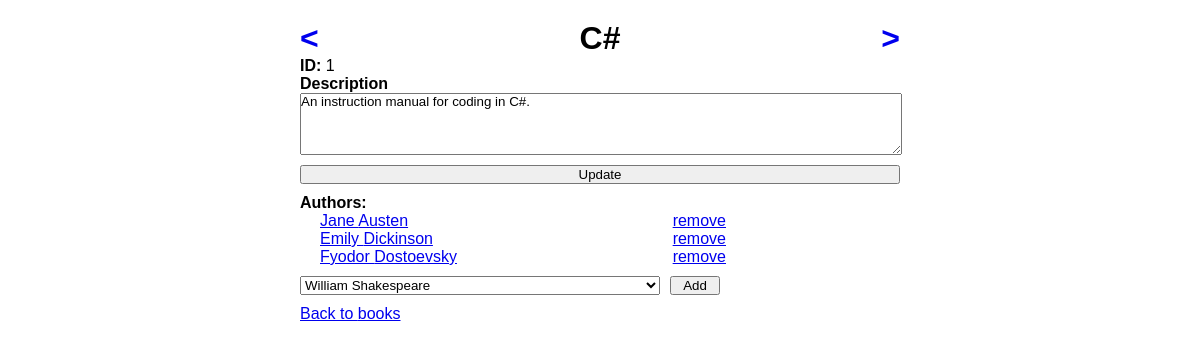
Screenshot of /books/1 with the database file from the repository.
### main_app/models.py (models this page shows)
class Book(models.Model):
    title = models.CharField(max_length=255)
    description = models.TextField()
    created_at = models.DateTimeField(auto_now_add=True)
    updated_at = models.DateTimeField(auto_now=True)

class Author(models.Model):
    first_name= models.CharField(max_length=255)
    last_name= models.CharField(max_length=255)
    notes = models.TextField(default="")
    books = models.ManyToManyField(Book, related_name="authors")
    created_at = models.DateTimeField(auto_now_add=True)
    updated_at = models.DateTimeField(auto_now=True)

### main_app/views.py (the view)
# urls.py: path('<page_type>/<int:id_num>', views.details),
def details(request, page_type, id_num):
    if page_type == "books":
        details_data = Book.objects.get(id=id_num)
        drop_down_data = Author.objects.all()
    elif page_type == "authors":
        details_data = Author.objects.get(id=id_num)
        drop_down_data = Book.objects.all()
    context={
        "details_data":details_data,
        "drop_down_data":drop_down_data,
        "page_type": page_type,
    }
    return render(request,"details.html",context)

### main_app/templates/details.html (shortened to what this page needs)
<!DOCTYPE html>
<html lang="en">
<head>
    {% load static %}
    <link rel="stylesheet" href="{% static 'css/style.css' %}">
</head>
<body>
    <div class="container col">
        <div class="title_row">
            <h1><a href="/{{ page_type }}/{{ details_data.id }}/previous"><</a>
            <p>{% if page_type == "books" %}{{ details_data.title }}{% else %}{{ details_data.first_name }} {{ details_data.last_name}}{% endif %}</p>
            <a href="/{{ page_type }}/{{ details_data.id }}/next">></a></h1>
        </div>
        <p><span>ID: </span>{{details_data.id}}</p>
        <form action="/{{ page_type }}/{{ details_data.id }}/update" method="POST">
            <label for="description_note_box">{% if page_type == "books" %}Description{% else %}Notes{% endif %}</label>
            <textarea name="description_box" rows="4" id="description_note_box">{% if page_type == "books" %}{{ details_data.description }}{% else %}{{ details_data.notes }}{% endif %}</textarea>
            <button class="submit_new">Update</button>
        </form>
        <label>{% if page_type == "books" %}Authors:{% else %}Books:{% endif %}</label>
        <ul>
            {% if page_type == "books" %}
                {% for author in details_data.authors.all %}
                    <li><a href="/authors/{{ author.id }}">{{ author.first_name }} {{ author.last_name }}</a> <a href="/{{ page_type }}/{{ author.id }}/{{ details_data.id }}/disconnect">remove</a></li>
                {% endfor %}
            {% else %}
                {% for book in details_data.books.all %}
                    <li><a href="/books/{{ book.id }}">{{book.title}}</a> <a href="/{{ page_type }}/{{ details_data.id }}/{{ book.id }}/disconnect">remove</a></li>
                {% endfor %}
            {% endif %}
        </ul>
        <form action="/{{ page_type }}/{{ details_data.id }}/connect" method="POST" id="add_attribute">
            <select name="drop_down_select">
                {% for key in drop_down_data %}
                    {% if page_type == "books" %}
                        {% if key not in details_data.authors.all %}
                            <option value={{ key.id }}>{{ key.first_name }} {{ key.last_name }}</option>
                        {% endif %}
                    {% else %}
                        {% if key not in details_data.books.all %}
                            <option value={{ key.id }}>{{ key.title }}</option>
                        {% endif %}
                    {% endif %}
                {% endfor %}
            </select>
            <button>Add</button>
        </form>
        <a href="/{{ page_type }}">Back to {{ page_type }}</a>
    </div>
</body>
</html>

### main_app/static/css/style.css (style rules this page uses)
* { padding: 0px; margin: 0px; font-family: 'Lucida Sans', 'Lucida Sans Regular', 'Lucida Grande', 'Lucida Sans Unicode', Geneva, Verdana, sans-serif; }
label { font-weight: bolder; }
.container { margin:15px; display:flex; justify-content: space-between; }
.title_row h1 { display:flex; justify-content: space-between; }
.title_row h1 a { text-decoration: none; }
.col { margin-right:50px; margin-left:50px; display:flex; flex-direction:column; width:50%; margin:auto; padding:20px; }
.col h1 { text-align:center; }
.col form { display:flex; flex-direction: column }
.col form textarea { width:100%; margin:auto; }
.submit_new { margin: 10px 0px; width:100%; }
#add_attribute { display:flex; flex-direction: row; margin: 10px 0px; }
#add_attribute select { min-width:150px; width:60% }
#add_attribute button { min-width:50px; margin-left: 10px; }
p span { font-weight: bolder; }
ul { display:flex; flex-direction: column; margin-left: 20px; list-style: none; }
ul li { display:flex; justify-content: space-between; width:70% }

### rows the page displays
Book: title "C#", id "1", description_box "An instruction manual for coding in C#."
Author: first_name "Jane", last_name "Austen"
Author: first_name "Emily", last_name "Dickinson"
Author: first_name "Fyodor", last_name "Dostoevsky"

### other values shown
{{ page_type }} "books"
form field drop_down_select "William Shakespeare"
